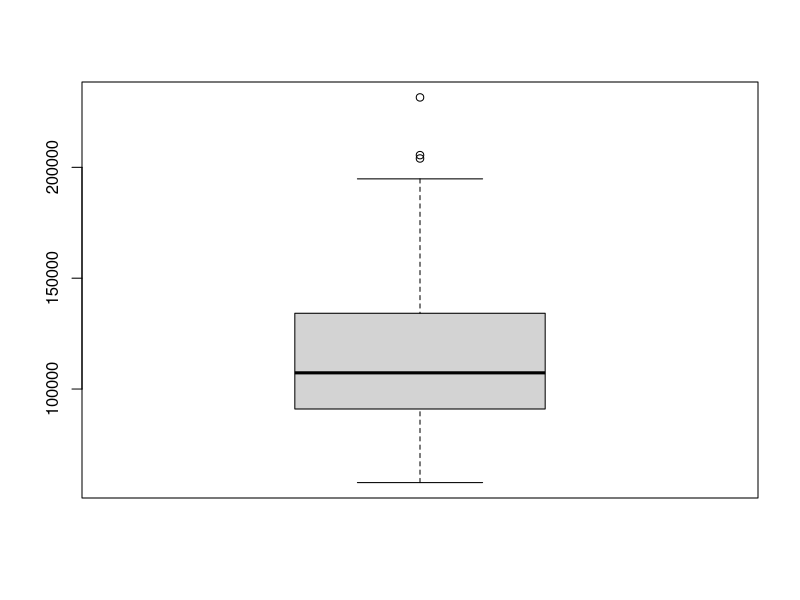

Source code (R):
### aprakstošas statistikas
library(car)
Salaries
str(Salaries)
names(Salaries)
View(Salaries)
summary(Salaries)
getmode <- function(v) {
  uniqv <- unique(v)
  uniqv[which.max(tabulate(match(v, uniqv)))]
}
getmode(Salaries$salary)
median(Salaries$salary)
mean(Salaries$salary)
boxplot(Salaries$salary)
